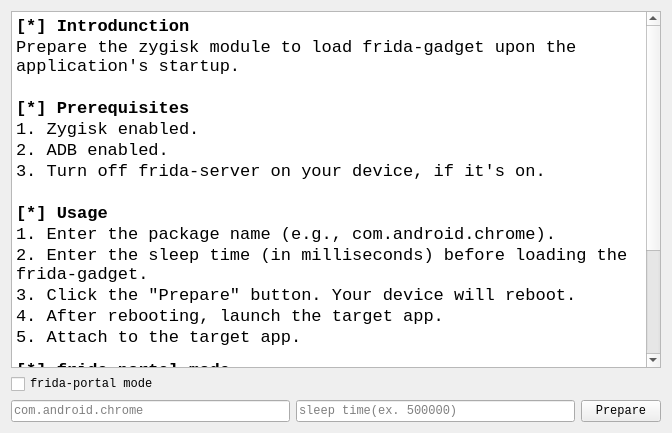
<?xml version="1.0" encoding="UTF-8"?>
<ui version="4.0">
 <class>prepareGadgetDialogUi</class>
 <widget class="QDialog" name="prepareGadgetDialogUi">
  <property name="geometry">
   <rect>
    <x>0</x>
    <y>0</y>
    <width>672</width>
    <height>433</height>
   </rect>
  </property>
  <property name="font">
   <font>
    <family>Courier New</family>
   </font>
  </property>
  <property name="windowTitle">
   <string>Prepare Gadget</string>
  </property>
  <layout class="QGridLayout" name="gridLayout">
   <item row="2" column="0">
    <widget class="QLineEdit" name="pkgNameInput">
     <property name="enabled">
      <bool>true</bool>
     </property>
     <property name="focusPolicy">
      <enum>Qt::StrongFocus</enum>
     </property>
     <property name="text">
      <string/>
     </property>
     <property name="frame">
      <bool>true</bool>
     </property>
     <property name="placeholderText">
      <string>com.android.chrome</string>
     </property>
    </widget>
   </item>
   <item row="1" column="0">
    <widget class="QCheckBox" name="fridaPortalModeCheckBox">
     <property name="text">
      <string>frida-portal mode</string>
     </property>
    </widget>
   </item>
   <item row="0" column="0" colspan="3">
    <widget class="QTextBrowser" name="prepareGadgetBrowser">
     <property name="html">
      <string>&lt;!DOCTYPE HTML PUBLIC &quot;-//W3C//DTD HTML 4.0//EN&quot; &quot;http://www.w3.org/TR/REC-html40/strict.dtd&quot;&gt;
&lt;html&gt;&lt;head&gt;&lt;meta name=&quot;qrichtext&quot; content=&quot;1&quot; /&gt;&lt;meta charset=&quot;utf-8&quot; /&gt;&lt;style type=&quot;text/css&quot;&gt;
p, li { white-space: pre-wrap; }
hr { height: 1px; border-width: 0; }
li.unchecked::marker { content: &quot;\2610&quot;; }
li.checked::marker { content: &quot;\2612&quot;; }
&lt;/style&gt;&lt;/head&gt;&lt;body style=&quot; font-family:'Courier New'; font-size:13pt; font-weight:400; font-style:normal;&quot;&gt;
&lt;p style=&quot; margin-top:0px; margin-bottom:0px; margin-left:0px; margin-right:0px; -qt-block-indent:0; text-indent:0px;&quot;&gt;&lt;span style=&quot; font-weight:700;&quot;&gt;[*] Introdunction&lt;/span&gt;&lt;/p&gt;
&lt;p style=&quot; margin-top:0px; margin-bottom:0px; margin-left:0px; margin-right:0px; -qt-block-indent:0; text-indent:0px;&quot;&gt;Prepare the zygisk module to load frida-gadget upon the application's startup.&lt;/p&gt;
&lt;p style=&quot;-qt-paragraph-type:empty; margin-top:0px; margin-bottom:0px; margin-left:0px; margin-right:0px; -qt-block-indent:0; text-indent:0px; font-weight:700;&quot;&gt;&lt;br /&gt;&lt;/p&gt;
&lt;p style=&quot; margin-top:0px; margin-bottom:0px; margin-left:0px; margin-right:0px; -qt-block-indent:0; text-indent:0px;&quot;&gt;&lt;span style=&quot; font-weight:700;&quot;&gt;[*] Prerequisites&lt;/span&gt;&lt;/p&gt;
&lt;p style=&quot; margin-top:0px; margin-bottom:0px; margin-left:0px; margin-right:0px; -qt-block-indent:0; text-indent:0px;&quot;&gt;1. Zygisk enabled.&lt;/p&gt;
&lt;p style=&quot; margin-top:0px; margin-bottom:0px; margin-left:0px; margin-right:0px; -qt-block-indent:0; text-indent:0px;&quot;&gt;2. ADB enabled.&lt;/p&gt;
&lt;p style=&quot; margin-top:0px; margin-bottom:0px; margin-left:0px; margin-right:0px; -qt-block-indent:0; text-indent:0px;&quot;&gt;3. Turn off frida-server on your device, if it's on.&lt;/p&gt;
&lt;p style=&quot;-qt-paragraph-type:empty; margin-top:0px; margin-bottom:0px; margin-left:0px; margin-right:0px; -qt-block-indent:0; text-indent:0px;&quot;&gt;&lt;br /&gt;&lt;/p&gt;
&lt;p style=&quot; margin-top:0px; margin-bottom:0px; margin-left:0px; margin-right:0px; -qt-block-indent:0; text-indent:0px;&quot;&gt;&lt;span style=&quot; font-weight:700;&quot;&gt;[*] Usage&lt;/span&gt;&lt;/p&gt;
&lt;p style=&quot; margin-top:0px; margin-bottom:0px; margin-left:0px; margin-right:0px; -qt-block-indent:0; text-indent:0px;&quot;&gt;1. Enter the package name (e.g., com.android.chrome).&lt;/p&gt;
&lt;p style=&quot; margin-top:0px; margin-bottom:0px; margin-left:0px; margin-right:0px; -qt-block-indent:0; text-indent:0px;&quot;&gt;2. Enter the sleep time (in milliseconds) before loading the frida-gadget.&lt;/p&gt;
&lt;p style=&quot; margin-top:0px; margin-bottom:0px; margin-left:0px; margin-right:0px; -qt-block-indent:0; text-indent:0px;&quot;&gt;3. Click the &amp;quot;Prepare&amp;quot; button. Your device will reboot.&lt;/p&gt;
&lt;p style=&quot; margin-top:0px; margin-bottom:0px; margin-left:0px; margin-right:0px; -qt-block-indent:0; text-indent:0px;&quot;&gt;4. After rebooting, launch the target app.&lt;/p&gt;
&lt;p style=&quot; margin-top:0px; margin-bottom:12px; margin-left:0px; margin-right:0px; -qt-block-indent:0; text-indent:0px;&quot;&gt;5. Attach to the target app.&lt;/p&gt;
&lt;p style=&quot; margin-top:0px; margin-bottom:0px; margin-left:0px; margin-right:0px; -qt-block-indent:0; text-indent:0px;&quot;&gt;&lt;span style=&quot; font-weight:700;&quot;&gt;[*] frida-portal mode&lt;/span&gt;&lt;/p&gt;
&lt;p style=&quot; margin-top:0px; margin-bottom:0px; margin-left:0px; margin-right:0px; -qt-block-indent:0; text-indent:0px;&quot;&gt;In this mode, the gadget will attempt to attach to your computer. &lt;/p&gt;
&lt;p style=&quot; margin-top:0px; margin-bottom:0px; margin-left:0px; margin-right:0px; -qt-block-indent:0; text-indent:0px;&quot;&gt;Ensure that your device and computer are on the same local network.&lt;/p&gt;
&lt;p style=&quot;-qt-paragraph-type:empty; margin-top:0px; margin-bottom:0px; margin-left:0px; margin-right:0px; -qt-block-indent:0; text-indent:0px; font-weight:700;&quot;&gt;&lt;br /&gt;&lt;/p&gt;
&lt;p style=&quot; margin-top:0px; margin-bottom:0px; margin-left:0px; margin-right:0px; -qt-block-indent:0; text-indent:0px;&quot;&gt;&lt;span style=&quot; font-weight:700;&quot;&gt;[*] Remove&lt;/span&gt;&lt;/p&gt;
&lt;p style=&quot; margin-top:0px; margin-bottom:0px; margin-left:0px; margin-right:0px; -qt-block-indent:0; text-indent:0px;&quot;&gt;Remove the ZygiskGadget module in Magisk Manager.&lt;/p&gt;&lt;/body&gt;&lt;/html&gt;</string>
     </property>
    </widget>
   </item>
   <item row="2" column="1">
    <widget class="QLineEdit" name="sleepTimeInput">
     <property name="focusPolicy">
      <enum>Qt::StrongFocus</enum>
     </property>
     <property name="text">
      <string/>
     </property>
     <property name="placeholderText">
      <string>sleep time(ex. 500000)</string>
     </property>
    </widget>
   </item>
   <item row="2" column="2">
    <widget class="QPushButton" name="prepareGadgetBtn">
     <property name="focusPolicy">
      <enum>Qt::NoFocus</enum>
     </property>
     <property name="text">
      <string>Prepare</string>
     </property>
    </widget>
   </item>
   <item row="1" column="1">
    <widget class="QLabel" name="fridaPortalListeningLabel">
     <property name="text">
      <string/>
     </property>
    </widget>
   </item>
  </layout>
 </widget>
 <resources/>
 <connections/>
</ui>
